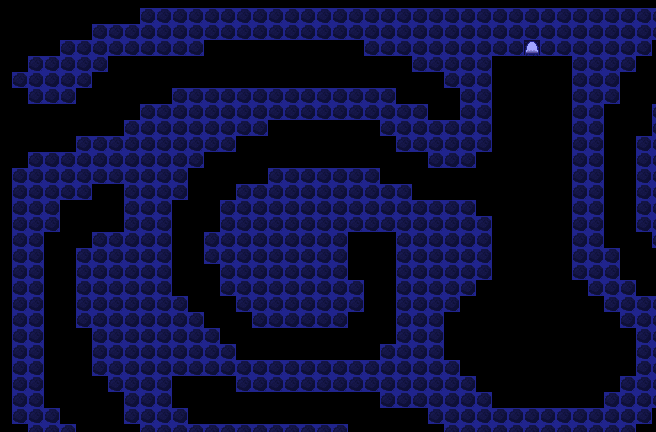

Rendered tile map (Tiled .tmx) drawn with the repository's tilesets; below, a short description and the full map source, tile grids included:
An orthogonal 41x27 tile map with 16x16 px tiles, 1 tile layer (Tile Layer 1).

<map version="1.0" tiledversion="1.0.3" orientation="orthogonal" renderorder="right-down" width="41" height="27" tilewidth="16" tileheight="16" nextobjectid="1">
 <tileset firstgid="1" name="caveTilemap" tilewidth="16" tileheight="16" tilecount="48" columns="48">
  <image source="../img/spritesheet/caveTilemap.png" width="768" height="16" />
 </tileset>
 <layer name="Tile Layer 1" width="41" height="27" offsetx="12" offsety="8">
  <data encoding="csv">
0,0,0,0,0,0,0,0,2,2,2,2,2,2,2,2,2,2,2,2,2,2,2,2,2,2,2,2,2,2,2,2,2,2,2,2,2,2,2,2,2,
0,0,0,0,0,2,2,2,2,2,2,2,2,2,2,2,2,2,2,2,2,2,2,2,2,2,2,2,2,2,2,2,2,2,2,2,2,2,2,2,2,
0,0,0,2,2,2,2,2,2,2,2,2,0,0,0,0,0,0,0,0,0,0,2,2,2,2,2,2,2,2,2,2,22,2,2,2,2,2,2,2,0,
0,2,2,2,2,2,0,0,0,0,0,0,0,0,0,0,0,0,0,0,0,0,0,0,0,2,2,2,2,2,0,0,0,0,0,2,2,2,2,0,0,
2,2,2,2,2,0,0,0,0,0,0,0,0,0,0,0,0,0,0,0,0,0,0,0,0,0,0,2,2,2,0,0,0,0,0,2,2,2,0,0,0,
0,2,2,2,0,0,0,0,0,0,2,2,2,2,2,2,2,2,2,2,2,2,2,2,0,0,0,0,2,2,0,0,0,0,0,2,2,2,0,0,0,
0,0,0,0,0,0,0,0,2,2,2,2,2,2,2,2,2,2,2,2,2,2,2,2,2,2,0,0,2,2,0,0,0,0,0,2,2,0,0,0,2,
0,0,0,0,0,0,0,2,2,2,2,2,2,2,2,2,0,0,0,0,0,0,0,2,2,2,2,2,2,2,0,0,0,0,0,2,2,0,0,0,2,
0,0,0,0,2,2,2,2,2,2,2,2,2,2,0,0,0,0,0,0,0,0,0,0,2,2,2,2,2,2,0,0,0,0,0,2,2,0,0,2,2,
0,2,2,2,2,2,2,2,2,2,2,2,0,0,0,0,0,0,0,0,0,0,0,0,0,0,2,2,2,0,0,0,0,0,0,2,2,0,0,2,2,
2,2,2,2,2,2,2,2,2,2,2,0,0,0,0,0,2,2,2,2,2,2,2,0,0,0,0,0,0,0,0,0,0,0,0,2,2,0,0,2,2,
2,2,2,2,2,0,0,2,2,2,2,0,0,0,2,2,2,2,2,2,2,2,2,2,2,0,0,0,0,0,0,0,0,0,0,2,2,0,0,2,2,
2,2,2,0,0,0,0,2,2,2,0,0,0,2,2,2,2,2,2,2,2,2,2,2,2,2,2,2,2,0,0,0,0,0,0,2,2,0,0,2,2,
2,2,2,0,0,0,0,2,2,2,0,0,0,2,2,2,2,2,2,2,2,2,2,2,2,2,2,2,2,2,0,0,0,0,0,2,2,0,0,2,2,
2,2,0,0,0,2,2,2,2,2,0,0,2,2,2,2,2,2,2,2,2,0,0,0,2,2,2,2,2,2,0,0,0,0,0,2,2,0,0,0,2,
2,2,0,0,2,2,2,2,2,2,0,0,2,2,2,2,2,2,2,2,2,0,0,0,2,2,2,2,2,2,0,0,0,0,0,2,2,2,0,0,0,
2,2,0,0,2,2,2,2,2,2,0,0,0,2,2,2,2,2,2,2,2,0,0,0,2,2,2,2,2,2,0,0,0,0,0,2,2,2,0,0,0,
2,2,0,0,2,2,2,2,2,2,0,0,0,2,2,2,2,2,2,2,2,2,0,0,2,2,2,2,2,0,0,0,0,0,0,0,2,2,2,0,0,
2,2,0,0,2,2,2,2,2,2,2,0,0,0,2,2,2,2,2,2,2,2,0,0,2,2,2,2,0,0,0,0,0,0,0,0,0,2,2,2,2,
2,2,0,0,2,2,2,2,2,2,2,2,0,0,0,2,2,2,2,2,2,0,0,0,2,2,2,0,0,0,0,0,0,0,0,0,0,0,2,2,2,
2,2,0,0,0,2,2,2,2,2,2,2,2,0,0,0,0,0,0,0,0,0,0,0,2,2,2,0,0,0,0,0,0,0,0,0,0,0,0,2,2,
2,2,0,0,0,2,2,2,2,2,2,2,2,2,0,0,0,0,0,0,0,0,0,2,2,2,2,0,0,0,0,0,0,0,0,0,0,0,0,2,2,
2,2,0,0,0,2,2,2,2,2,2,2,2,2,2,2,2,2,2,2,2,2,2,2,2,2,2,2,0,0,0,0,0,0,0,0,0,0,0,2,2,
2,2,0,0,0,0,2,2,2,2,0,0,0,0,2,2,2,2,2,2,2,2,2,2,2,2,2,2,2,0,0,0,0,0,0,0,0,0,2,2,2,
2,2,0,0,0,0,0,2,2,2,0,0,0,0,0,0,0,0,0,0,0,0,0,2,2,2,2,2,2,2,0,0,0,0,0,0,0,2,2,2,2,
2,2,2,0,0,0,0,2,2,2,2,0,0,0,0,0,0,0,0,0,0,0,0,0,0,0,2,2,2,2,2,2,2,2,2,2,2,2,2,2,0,
0,2,2,2,0,0,0,0,2,2,2,2,2,2,2,2,2,2,2,2,2,0,0,0,0,0,0,2,2,2,2,2,2,2,2,2,2,2,2,0,0
</data>
 </layer>
</map>
